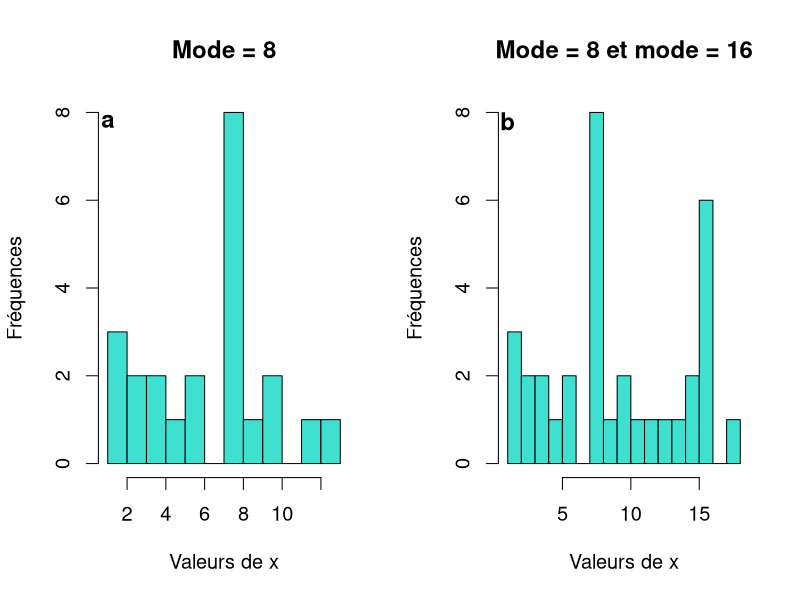
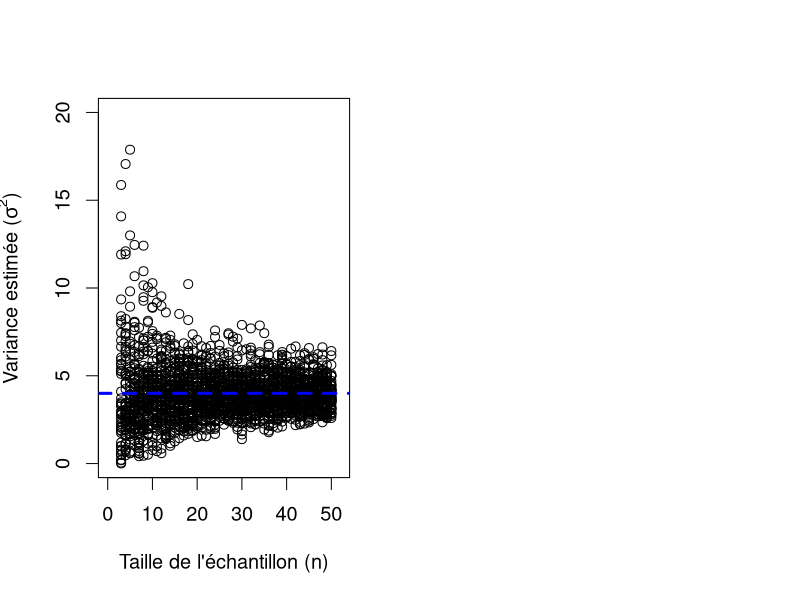
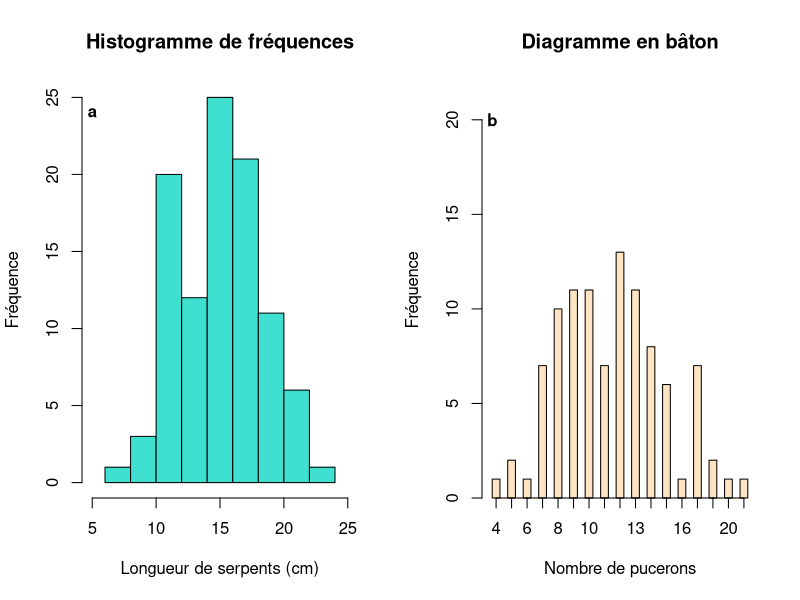
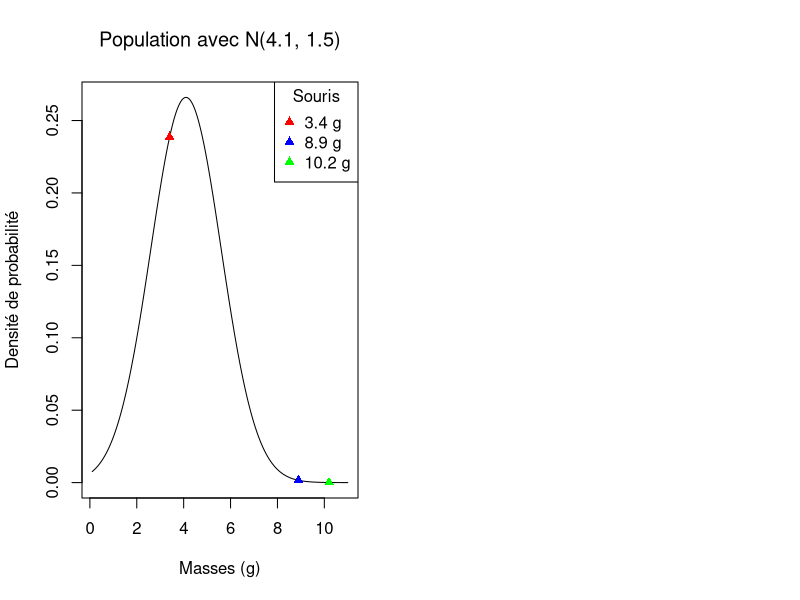
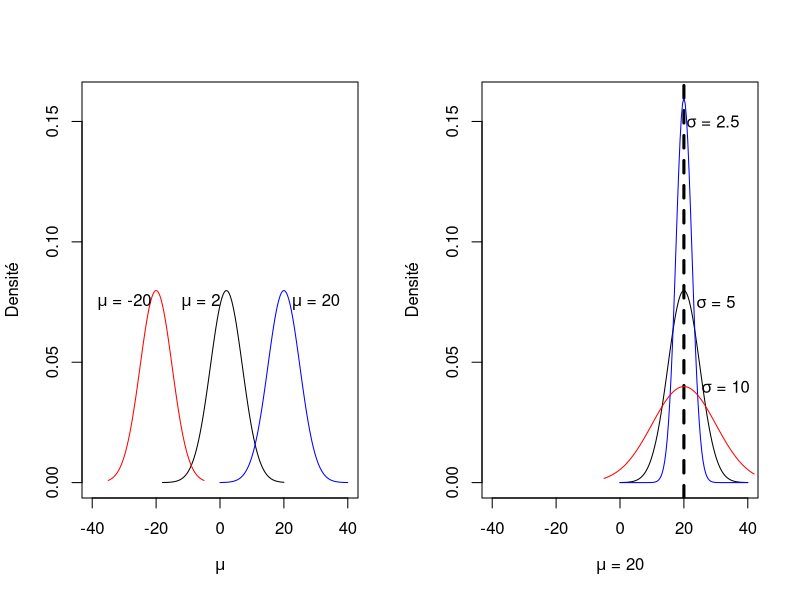
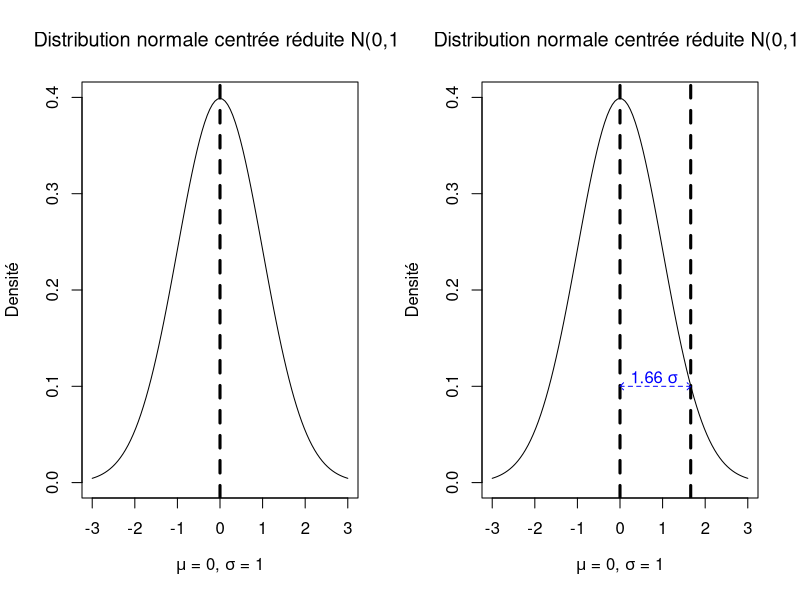
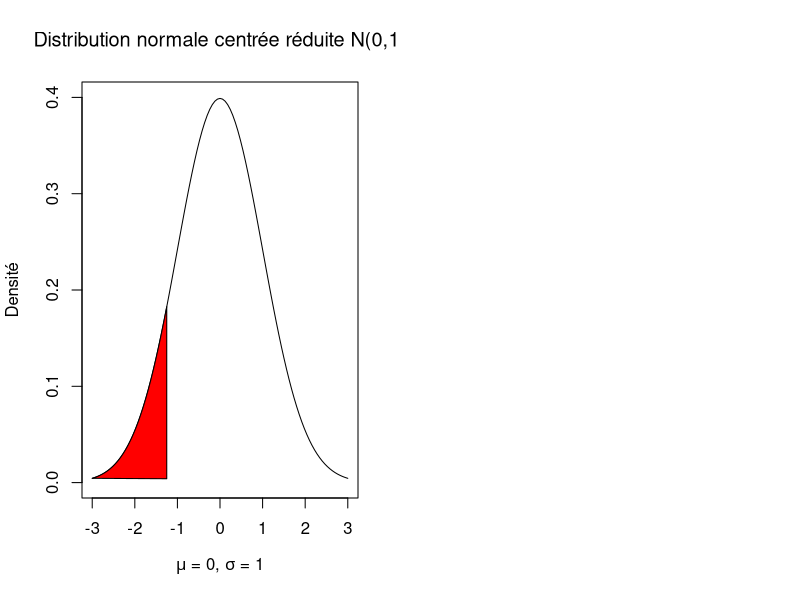
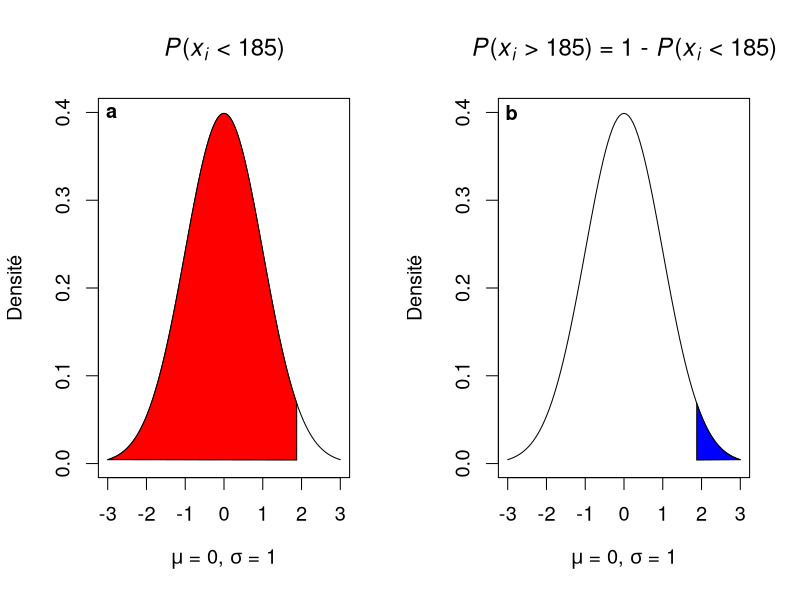

These figures' R source, in order:
## ---- chunk 1
##mode
xmod <- c(1, 3, 4, 5, 6, 8, 8, 8, 8, 8, 8, 8, 9, 1, 3, 4, 
          6, 8, 10, 1, 12, 13, 10)
par(mfrow = c(1, 2), cex = 1.2)
hist(xmod, breaks = 10, main = "Mode = 8", 
     ylab = "Fréquences", xlab = "Valeurs de x", col = "turquoise")
##add text
text(x = 1, y = 7.8, labels = expression(bold(a)), 
     cex = 1.2)
xmod2 <- c(1, 3, 4, 5, 6, 8, 8, 8, 8, 8, 8, 8, 9, 1, 3, 4, 
           6, 8, 10, 1, 12, 13, 10, 15, 16, 16, 11, 16, 16,
           14, 15, 16, 16, 18)
hist(xmod2, breaks = 18, main = "Mode = 8 et mode = 16", 
     ylab = "Fréquences", xlab = "Valeurs de x",
     col = "turquoise")
text(x = 1, y = 7.8, labels = expression(bold(b)),
     cex = 1.2)
## ---- chunk 2
##Sample size and variance
plot(x = c(0, 52), y = c(0, 20), type = "n", 
     xlab = "Taille de l'échantillon (n)", ylab = expression(paste("Variance estimée (", sigma^2, ")")))

##try scenarios with sample sizes of 3 to 50 observations
for (df in 3:50) {          
  ##obtain 30 data sets for each scenario
  for (i in 1:50){            
    #obtain sample of size df with mean and sd
    x <- rnorm(df, mean = 10.1, sd = 2) 
    points(df, var(x))           #plot the points on graph
  }
}
abline(h = 4, lty = 2, lwd = 3, col = "blue") #add line to indicate variance
## ---- chunk 3

par(cex = 1.2, mfrow = c(1, 2))

##créer une variable aléatoire continue de 100 observations provenant d'une population avec moyenne de 15 et écart-type de 3
x <- rnorm(n = 100, mean = 15, sd = 3)
hist(x, xlim = c(5, 25), col = "turquoise", ylab = "Fréquence", xlab = "Longueur de serpents (cm)", main = "Histogramme de fréquences") #histogramme de fréquence
text(x = 5, y = 24, labels = expression(bold(a)))

##créer une variable aléatoire Poisson avec lambda=12
x2 <- rpois(100, lambda = 12)
data <- table(x2)
barplot(data, axis.lty = 1, space = 1, ylim =c(0, 22), ylab = "Fréquence", 
        xlab = "Nombre de pucerons", main = "Diagramme en bâton", col = "bisque")
text(x = 1, y = 20, labels = expression(bold(b)))
## ---- chunk 4

##calculer densité de probabilité
mouse1 <- dnorm(x = 3.4, mean = 4.1, sd = 1.5)
mouse2 <- dnorm(x = 8.9, mean = 4.1, sd = 1.5)
mouse3 <- dnorm(x = 10.2, mean = 4.1, sd = 1.5)

##créer vecteur de valeurs
masses <- seq(from = 0.1, to = 11, by = 0.01)

##calculer densité
dens <- dnorm(x = masses, mean = 4.1, sd = 1.5)

##présenter la courbe dans un graphique
plot(dens ~ masses, type = "l", ylab = "Densité de probabilité",
     xlab = "Masses (g)", main = expression(paste("Population avec N(4.1, 1.5)")))

##ajouter points sur le graphique
points(y = mouse1, x = 3.4, pch = 17, col = "red")
points(y = mouse2, x = 8.9, pch = 17, col = "blue")
points(y = mouse3, x = 10.2, pch = 17, col = "green")

##ajouter légende
legend(x = "topright", pch = 17, col = c("red", "blue", "green"),
       legend = c("3.4 g", "8.9 g", "10.2 g"), title = "Souris")
## ---- chunk 5

par(mfrow = c(1, 2))
##position
x <- seq(-10, 10, 0.1)
plot(x = 0, y = 0, ylim = c(0, 0.16), xlim = c(-40, 40), 
     xlab = expression(italic(mu)), ylab = "Densité", 
     type = "n")
##abline(v=2,lty=2, lwd=3)
curve(dnorm(x, mean = 2, sd = 5),-18, 20, add = TRUE)
text(-6, 0.075, expression(paste(mu, " = 2")))
curve(dnorm(x, mean = 20, sd = 5), 0, 40, ylim = c(0, 0.16),
      xlab = expression(paste(mu, " = 20")), ylab = "Densité",
      add = TRUE, col = "blue")
text(30, 0.075, expression(paste(mu, " = 20")))
curve(dnorm(x, mean = -20, sd = 5),-35, -5, add = TRUE, col = "red")
text(-30, 0.075, expression(paste(mu, " = -20")))

##forme
plot(x = 0,y = 0,ylim = c(0, 0.16), xlim = c(-40, 40),
     xlab = expression(paste(italic(mu), " = 20")), ylab = "Densité",
     type = "n")
abline(v = 20, lty = 2, lwd = 3)
curve(dnorm(x, mean = 20, sd = 5), 0, 40, ylim = c(0, 0.16),
      xlab = expression(paste(mu, " = 20")), ylab = "Densité",
      add = TRUE)
text(30, 0.075, expression(paste(sigma, " = 5")))

curve(dnorm(x, mean = 20, sd = 2.5), 0, 40, ylim = c(0, 0.16),
      xlab = expression(paste(mu, " = 20")), ylab = "Densité", 
      col = "blue", add = TRUE)
text(29, 0.15, expression(paste(sigma, " = 2.5")))

curve(dnorm(x, mean = 20, sd = 10),-5, 42, ylim = c(0, 0.16),
      xlab = expression(paste(mu, " = 20")), ylab = "Densité", 
      col = "red", add = TRUE)
text(33, 0.04, expression(paste(sigma, " = 10")))
## ---- chunk 6
##distribution normale centrée-réduite
x <- seq(-3, 3, 0.1)
plot(x = 0, y = 0, ylim = c(0, 0.4), xlim = c(-3, 3), 
     xlab = expression(paste(italic(mu), " = 0, ", italic(sigma), " = 1")),
     ylab = "Densité", type = "n",
     main = 
     expression(paste("Distribution normale centrée réduite N(0,1)")))
curve(dnorm(x, mean = 0, sd = 1),-3, 3, add = TRUE)
abline(v = 0, lty = 2, lwd = 3)
## ---- chunk 7
##exemple de longueur d'ailes de puceron
##longueur de 22 mm observée dans population N(14, 5)
mu <- 14.2
sigma <- 5.05
xi <- 22.6

##compute standard normal deviate (z) statistic
z <- (xi - mu)/sigma

##plot graph
x <- seq(-3, 3, 0.1)
plot(x = 0, y = 0, ylim = c(0, 0.4), xlim = c(-3, 3),
     xlab = expression(paste(italic(mu), " = 0, ", italic(sigma), " = 1")),
     ylab = "Densité", type = "n",
     main = expression(paste("Distribution normale centrée réduite N(0,1)")))
curve(dnorm(x, mean = 0, sd = 1), -3, 3, add = TRUE)
abline(v = 0, lty = 2, lwd = 3)
abline(v = 1.66, lty = 2, lwd = 3)
##add arrows
arrows(x0 = 0, y0 = 0.1, x1 = 1.66, y1 = 0.1, lty = "dashed",
       col = "blue", code = 3, angle = 45, length = 0.05)
##add value
text(x = 0.8, y = 0.11, labels = expression(paste("1.66 ", sigma)), 
     col = "blue")
## ---- chunk 8
##avec la distribution centrée-réduite
##exemple 1
x <- seq(-3, 3, 0.001)
plot(x = 0, y = 0, ylim = c(0, 0.4), xlim = c(-3, 3), 
     xlab = expression(paste(italic(mu), " = 0, ", italic(sigma), " = 1")),
     ylab = "Densité", type = "n",
     main = expression(paste("Distribution normale centrée réduite N(0,1)")))
curve(dnorm(x, mean = 0, sd = 1), -3, 3, add = TRUE)
##ajouter polygone
polygon(c(x[x<=(-1.25)], -1.25), c(dnorm(x[x <= (-1.25)], 0, 1), 0.004),
        col = "red")
z <- (160 - 170)/8
#pnorm(-1.25, mean = 0, sd = 1)
#pnorm(160, mean = 170, sd = 8)
v1 <- c(x[x<=(-1.25)], -1.25)
v2 <- c(dnorm(x[x <= (-1.25)], 0, 1), 0.004) #0.004 represents the lowest probability of the value farthest on the tail, dnorm(-3) = 0.0044

## ---- chunk 9
par(mfrow = c(1, 2), cex = 1.2)
##exemple 2
z <- (185 - 170)/8
##premier graphique P(x < 185)
plot(x = 0, y = 0, ylim = c(0, 0.4), xlim = c(-3, 3),
     xlab = expression(paste(italic(mu), " = 0, ", italic(sigma), " = 1")),
     ylab = "Densité", type = "n",
     main = expression(paste(italic(P), "(", italic(x[i]), " < 185)")))
curve(dnorm(x, mean = 0, sd = 1), -3, 3, add = TRUE)
polygon(c(x[x<=(z)], z),c(dnorm(x[x<=(z)],0,1),0.004), col = "red")
text(y = 0.4, x = -2.9, labels = expression(bold("a")))

##deuxième graphique P(x > 185)
plot(x = 0, y = 0, ylim = c(0, 0.4), xlim = c(-3, 3),
     xlab = expression(paste(italic(mu), " = 0, ", italic(sigma), " = 1")),
     ylab = "Densité", type = "n",
     main = expression(paste(italic(P), "(", italic(x[i]), " > 185) = 1 - ", italic(P), "(", italic(x[i]), " < 185)")))
curve(dnorm(x, mean = 0, sd = 1), -3, 3, add = TRUE)
polygon(c(x[x>(z)], z),c(dnorm(x[x>(z)],0,1),0.004), col = "blue")
text(y = 0.4, x = -2.9, labels = expression(bold("b")))
## ---- chunk 10
par(mfrow = c(1, 3), cex = 1.2)

##exemple 3
z1 <- (180 - 170)/8
z2 <- (165 - 170)/8
##P(xi < 180 cm)
plot(x = 0, y = 0, ylim = c(0, 0.4), xlim = c(-3, 3), 
     xlab = expression(paste(italic(mu), " = 0, ", italic(sigma), " = 1")), ylab = "Densité", type = "n", main = expression(paste(italic(P), "(", italic(x[i]), " <= 180)")))
curve(dnorm(x, mean = 0, sd = 1), -3, 3, add = TRUE)
polygon(c(x[x<=(z1)], z1), c(dnorm(x[x<=(z1)], 0, 1), 0.0044),
        col = "red")

##P(xi < 165 cm)
plot(x = 0, y = 0, ylim = c(0, 0.4), xlim = c(-3, 3), 
     xlab = expression(paste(italic(mu), " = 0, ", italic(sigma), " = 1")), 
     ylab="Densité", type="n", main = expression(paste(italic(P), "(", italic(x[i]), " <= 165)")))
curve(dnorm(x, mean = 0, sd = 1), -3, 3, add = TRUE)
polygon(c(x[x<=(z2)], z2), c(dnorm(x[x<=(z2)], 0, 1), 0.0044),
        col = "blue")
#pnorm(z1, mean = 0, sd = 1)
#pnorm(z2, mean = 0, sd = 1)

##P(165 cm < xi < 180 cm)
plot(x = 0, y = 0, ylim = c(0, 0.4), xlim = c(-3, 3), 
     xlab = expression(paste(italic(mu), " = 0, ", italic(sigma), " = 1")), 
     ylab="Densité", type="n", main = expression(paste(italic(P), "(165 <= ", italic(x[i]), " <= 180)")))
curve(dnorm(x, mean = 0, sd = 1), -3, 3, add = TRUE)
polygon(c(x[x>z2 & x<=z1],z1,z2), c(dnorm(x[x>z2 & x <= z1], 0, 1),
                                   0.0044, 0.0044), col = "purple")
#pnorm(z1, mean = 0, sd = 1) - pnorm(z2, mean = 0, sd = 1)
## ---- chunk 11
##On crée un vecteur
variable <- c(1.2, 1.5, 2.3, 2.1, 0.1, 5.4, 6.1, 3.2)
##Moyenne arithmétique
mean(variable)
## ---- chunk 12
##Écart-type
sd(variable)
##Écart-type
sqrt(var(variable))
##Carré moyen des erreurs
MSE <- sum((variable - mean(variable))^2)/(length(variable) - 1)
##Racine-carrée du MSE = écart-type
sqrt(MSE)
## ---- chunk 13
##on calcule la médiane
median(variable)
## ---- chunk 14
##Quartiles
quantile(variable)
##Déciles
quantile(variable, prob = c(0.1, 0.2, 0.3, 0.4, 0.5, 0.6, 0.7, 0.8, 0.9, 1))
##2.5ième et 97.5ième percentiles
quantile(variable, prob = c(0.025, 0.975))
## ---- chunk 15
sd(variable)/sqrt(length(variable))
## ---- chunk 16
##Calculer densité de probabilité
dnorm(x = 3.4, mean = 4.1, sd = 1.5)
## ---- chunk 17
##Probabilité cumulative P(x <  2.3)
pnorm(q = 2.3, mean = 4, sd = 12)
## ---- chunk 18
##Probabilité cumulative à partir du z
z <- (2.3 - 4)/12
pnorm(q = z, mean = 0, sd = 1)
## ---- chunk 19
##P(x > 2.3)
1 - pnorm(q = 2.3, mean = 4, sd = 12)
##P(x > 2.3) à l'aide de l'argument lower.tail
pnorm(q = 2.3, mean = 4, sd = 12, lower.tail = FALSE)
## ---- chunk 20
##On connaît q, on veut trouver p
pnorm(q = 1.96, mean = 0, sd = 1)
##On connaît p, on veut trouver q
qnorm(p = 0.975, mean = 0, sd = 1)
## ---- chunk 21
rnorm(n = 30, mean = 5.2, sd = 9.3)
##Un autre échantillon
rnorm(n = 30, mean = 5.2, sd = 9.3)
##Un autre échantillon
rnorm(n = 30, mean = 5.2, sd = 9.3)
##Un autre échantillon
rnorm(n = 30, mean = 5.2, sd = 9.3)
## ---- chunk 22
##Calcul de l'erreur-type de la moyenne
SE <- 4.5/sqrt(100)
SE
## ---- chunk 23
##On assemble les valeurs dans un vecteur
temps <- c(50, 45, 90, 61, 80, 120, 30, 
           58, 95, 40, 48, 31, 29, 51, 
           70, 66, 110, 97, 49, 99)
##On calcule la moyenne arithmétique
mean(temps)
##La variance
var(temps)
sd(temps)^2
